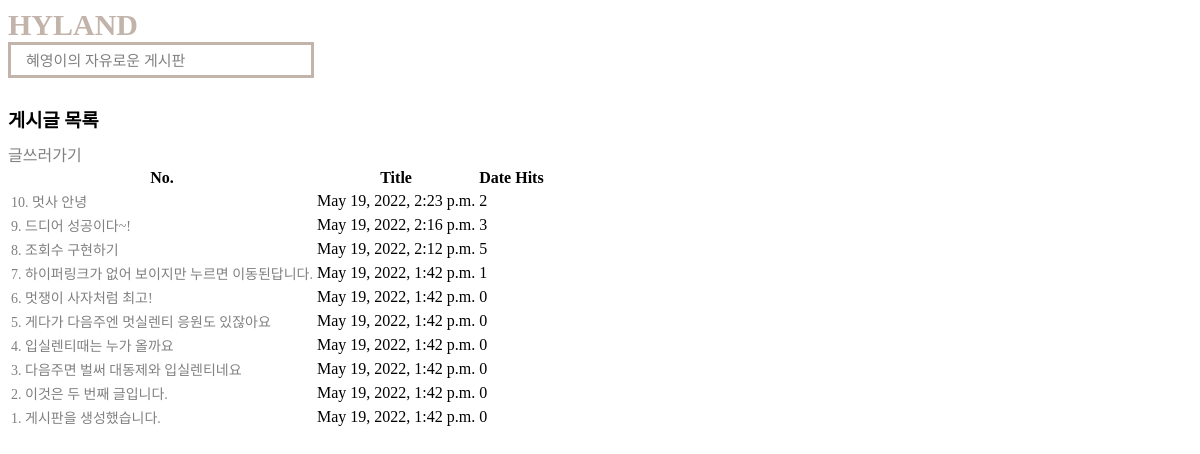
The page / on the database its author committed.
### app/models.py (models this page shows, shortened)
class Post(models.Model):
    title = models.CharField(max_length=50)
    content = models.TextField()
    date = models.DateTimeField(auto_now_add=True)
    hits = models.PositiveIntegerField(default=0)
    class Meta:
        ordering = ['-id']

### app/views.py (the view)
# urls.py: path('', views.list_page, name='list_page'),
def list_page(request):
    posts = Post.objects.all()
    return render(request, 'app/list_page.html', {'posts': posts})

### app/templates/app/list_page.html (shortened to what this page needs)
<!DOCTYPE html>
<html lang="en">
<head>
    {% load static %}
    <link rel="stylesheet" href="{% static 'app/list_page.css' %}">
</head>
<body>
    <div class="frame">
        <header>
            <nav class="navigator">
                <h3 class="site-name">HYLAND</h3>
            </nav>
            <div class="container">
                <div class="title">
                    <div class="title-name">혜영이의 자유로운 게시판</div>
                </div>
            </div>
        </header>
        <h3 class="title-list">게시글 목록</h3>
        <contents>
            <table class="table">
                <thead>
                    <tr>
                        <th>No.</th>
                        <th>Title</th>
                        <th>Date</th>
                        <th>Hits</th>
                    </tr>
                </thead>
                <tbody>
                    {% for post in posts %}
                    <tr>
                        <td> <a class="post-title" href="{% url 'detail_page' post.pk %}">{{post.title}}</a></td>
                        <td> {{post.date}}</td>
                        <td> {{post.hits}}</td>
                    </tr>
                    {% endfor %}
        <footer>
            <a href="{% url 'create_page' %}">글쓰러가기</a>
        </footer>
    </div>
</body>
</html>

### app/static/app/list_page.css (style rules this page uses)
.frame { margin: 30px 150px; display: flex; flex-direction: column; font-family: 'Noto Serif KR', serif; margin: 0 auto; }
.navigator { display: flex; flex-direction: row; justify-content: space-between; }
.site-name { margin : 0; font-size: 30px; font-weight: bold; color: #C2B4AB }
.title { background-color: white; height: 30px; width: 300px; border: 3px solid #C2B4AB; }
.title-name { margin: 0; padding : 0; position: relative; left:15px; font-size:15px; top : 4px; color: gray }
.title-list { position:relative; top:8px; }
.post-title { font-size:14px; }
a { text-decoration: none; color: gray; }

### rows shown on the page
Post: title "10. 멋사 안녕", date "May 19, 2022, 2:23 p.m.", hits "2"
Post: title "9. 드디어 성공이다~!", date "May 19, 2022, 2:16 p.m.", hits "3"
Post: title "8. 조회수 구현하기", date "May 19, 2022, 2:12 p.m.", hits "5"
Post: title "7. 하이퍼링크가 없어 보이지만 누르면 이동된답니다.", date "May 19, 2022, 1:42 p.m.", hits "1"
Post: title "6. 멋쟁이 사자처럼 최고!", date "May 19, 2022, 1:42 p.m.", hits "0"
Post: title "5. 게다가 다음주엔 멋실렌티 응원도 있잖아요", date "May 19, 2022, 1:42 p.m.", hits "0"
Post: title "4. 입실렌티때는 누가 올까요", date "May 19, 2022, 1:42 p.m.", hits "0"
Post: title "3. 다음주면 벌써 대동제와 입실렌티네요", date "May 19, 2022, 1:42 p.m.", hits "0"
Post: title "2. 이것은 두 번째 글입니다.", date "May 19, 2022, 1:42 p.m.", hits "0"
Post: title "1. 게시판을 생성했습니다.", date "May 19, 2022, 1:42 p.m.", hits "0"
